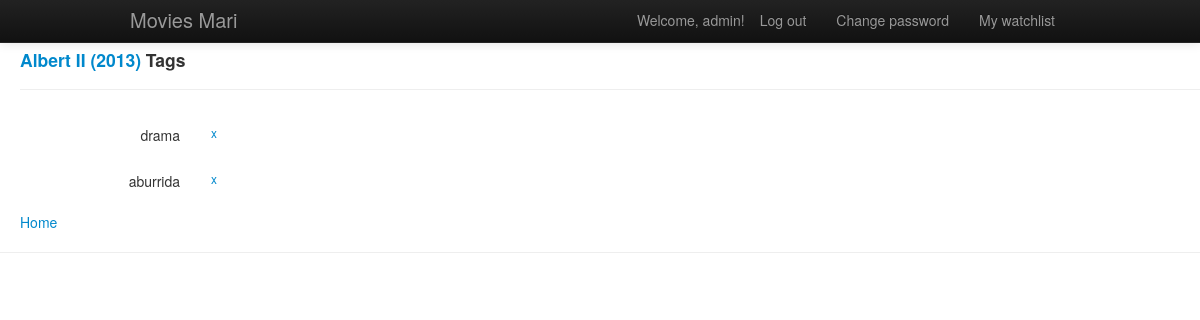
The page /movie/18/tags/ (signed in) on the database its author committed.
### movies/models.py (models this page shows, shortened)
class Movie(models.Model):
    title = models.CharField(max_length=100, unique=True)
    year = models.CharField(max_length=50)
    imdb_rank = models.FloatField(default=0)
    imdb_votes = models.IntegerField(default=0)
    total_votes = models.IntegerField(default=0)
    tags = models.ManyToManyField(Tag)

class Tag(models.Model):
    name = models.CharField(max_length=100, unique=True)

### movies/views.py (the view)
# urls.py: url(r'^movie/(?P<movie_id>\d+)/tags/$', views.tags_movie_show, name='tags_movie_show'),
def tags_movie_show(request, movie_id):
    context_dict = {'movie_id': movie_id}
    current_movie = get_object_or_404(Movie, pk=movie_id)
    context_dict['movie'] = current_movie
    context_dict['movies'] = Movie.objects.all()
    current_movie_tags = current_movie.tags.all().order_by('name')
    context_dict['tags'] = current_movie_tags
    return render(request, 'movies/movie_tags.html', context_dict)

### templates/movies/movie_tags.html (shortened to what this page needs)
{% extends 'movies/base.html' %}
{% load static %}
{% block body_block %}
        <div style="margin-top:50px;margin-left:20px">
             <div class="page-header">
                <h4>{% include "movies/movie_link.html" %} Tags</h4>
            </div>
            {% for tag in tags %}
                <form class="form-horizontal" method="post" action="{% url "movies:remove_tag_from_movie" movie.id tag.id %}">
                    <label class="control-label" for="input">{{ tag.name }}</label>
                    <div class="controls">
                        <input class="btn btn-small btn-link" type="submit" value="x"/>
                    </div>
                </form>
            {% endfor %}
            <a href="{% url "movies:index" %}">Home</a>
        </div>
{% endblock %}

### templates/movies/base.html (shortened to what this page needs)
<!DOCTYPE html>
{% load static %}
{% load i18n %}
<html>
    <head>
        <link href="{% static "css/bootstrap.css" %}" rel="stylesheet" media="screen">
        <link href="{% static "css/app.css" %}" rel="stylesheet" media="screen">
    </head>
    <body>
        <div>
            {% block body_block %}Movies{% endblock %}
        </div>
        <hr/>
        <div class="navbar navbar-inverse navbar-fixed-top">
            <div class="navbar-inner">
                <div class="container">
                    <a class="brand" href="{% url "movies:index" %}">Movies Mari</a>
                    <div class="nav-collapse collapse">
                        <ul class="nav pull-right">
                            {% if user.is_authenticated %}
                                <li class="navbar-text">Welcome, {{ user.username }}!</li>
                                <li><a href="{% url 'auth_logout' %}">{% trans "Log out" %}</a></li>
                                <li><a href="{% url 'auth_password_change' %}">{% trans "Change password" %}</a></li>
                                <li><a href="{% url "movies:user_watchlist" %}"> My watchlist</a></li>
                            {% else %}
                                <li><a href="{% url 'auth_login' %}">{% trans "Log in" %}</a></li>
                            {% endif %}
                        </ul>
                    </div>
                </div>
            </div>
        </div>
    </body>
</html>

### templates/movies/movie_link.html
<a href="{% url "movies:movie_show" movie.id %}">{{ movie.title }}  ({{ movie.year }})</a>

### rows shown on the page
Movie: title "Albert II", year "2013"
Tag: name "drama"
Tag: name "aburrida"

### other values the page prints
{{ user.username }} "admin"
